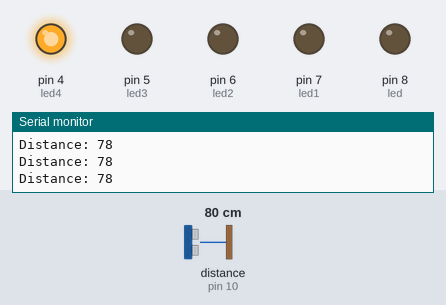
Recording of a sketch running on a simulated Arduino Uno, built with avr-gcc and run on an emulated ATmega328P. On the bench: output pins drawn as LEDs (lit = HIGH), the last lines printed to the serial monitor. Wiring (inferred from the names in the program): ultrasonic range finder: trigger pin 9; echo pin 10. Inputs (shaded band) come from the test bench; at power-on: distance to the obstacle (sensor on pin 10) 80 cm. The echo pulse lasts 58.3 µs per cm; pins used as bus, display or sensor lines are not drawn.

Above: at 1.2 s.
1.3 s: distance to the obstacle (sensor on pin 10) set to 2 cm
At 1.8 s:
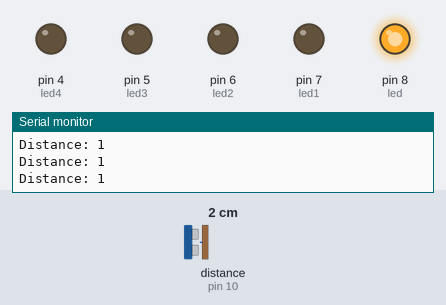
2.8 s: distance to the obstacle (sensor on pin 10) set to 13 cm
At 4.0 s:
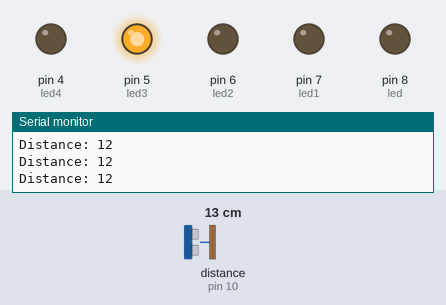
4.3 s: distance to the obstacle (sensor on pin 10) set to 18 cm
At 5.3 s:
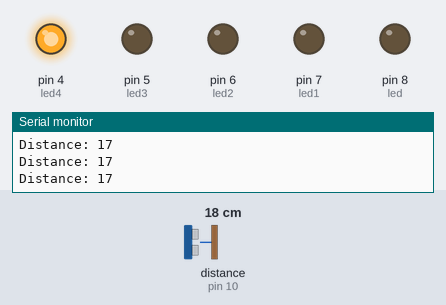
Timing chart, 0 to 7.3 s (numbered marks = the images above; inputs shaded):
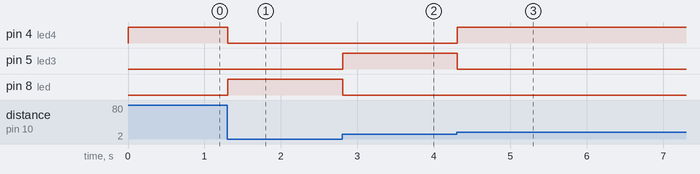

Measured:
- after the input at 1.3 s, pin 4 (led4): HIGH → LOW at once; pin 8 (led): LOW → HIGH at once
- after the input at 2.8 s, pin 5 (led3): LOW → HIGH at once; pin 8 (led): HIGH → LOW at once
- after the input at 4.3 s, pin 4 (led4): LOW → HIGH at once; pin 5 (led3): HIGH → LOW at once

The sketch:

ultrasonic_sensor.ino
```cpp
const int trigPin = 9;
const int echoPin = 10;

const int led = 8;
const int led1 = 7;
const int led2 = 6;
const int led3 = 5;
const int led4 = 4;

long duration;
int distance;

void setup() {

pinMode(trigPin, OUTPUT);
pinMode(echoPin, INPUT);
pinMode(led, OUTPUT);
pinMode(led1, OUTPUT);
pinMode(led2, OUTPUT);
pinMode(led3, OUTPUT);
pinMode(led4, OUTPUT);
Serial.begin(9600);

digitalWrite(led,LOW);
digitalWrite(led1,LOW);
digitalWrite(led2,LOW);
digitalWrite(led3,LOW);
digitalWrite(led4,LOW);

}

void loop() {

digitalWrite(trigPin, LOW);
delayMicroseconds(2);
digitalWrite(trigPin, HIGH);
delayMicroseconds(10);
digitalWrite(trigPin, LOW);

duration = pulseIn(echoPin, HIGH);
distance= duration*0.034/2;

if (distance < 10)

{
digitalWrite(led,HIGH);
digitalWrite(led1,LOW);
digitalWrite(led2,LOW);
digitalWrite(led3,LOW);
digitalWrite(led4,LOW);
}

if (distance >= 10 and distance <11)

{
digitalWrite(led1,HIGH);
digitalWrite(led,LOW);
digitalWrite(led2,LOW);
digitalWrite(led3,LOW);
digitalWrite(led4,LOW);


}
if (distance >= 11 and distance <12)

{
digitalWrite(led2,HIGH);
digitalWrite(led,LOW);
digitalWrite(led1,LOW);
digitalWrite(led3,LOW);
digitalWrite(led4,LOW);


}

if (distance >=12 and distance <13)

{
digitalWrite(led3,HIGH);
digitalWrite(led,LOW);
digitalWrite(led1,LOW);
digitalWrite(led2,LOW);
digitalWrite(led4,LOW);

}

if (distance >= 13) {


digitalWrite(led4,HIGH);
digitalWrite(led,LOW);
digitalWrite(led1,LOW);
digitalWrite(led2,LOW);
digitalWrite(led3,LOW);

}


Serial.print("Distance: ");
Serial.println(distance);


}
```
